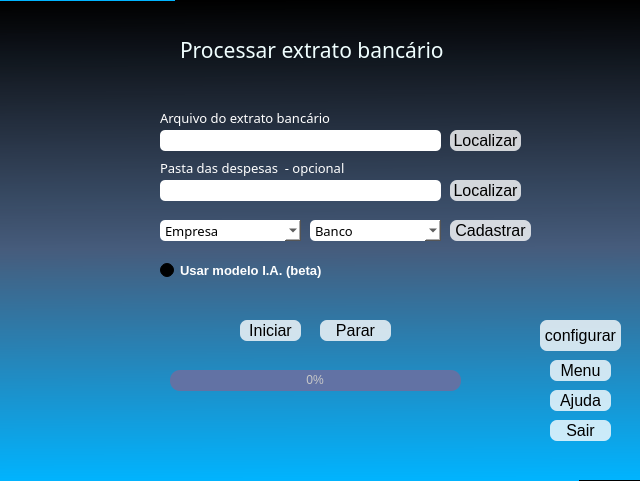
<?xml version="1.0" encoding="UTF-8"?>
<ui version="4.0">
 <class>MainWindow</class>
 <widget class="QMainWindow" name="MainWindow">
  <property name="geometry">
   <rect>
    <x>0</x>
    <y>0</y>
    <width>640</width>
    <height>481</height>
   </rect>
  </property>
  <property name="windowTitle">
   <string>Py Assistant</string>
  </property>
  <property name="styleSheet">
   <string notr="true">background-color: qlineargradient(spread:repeat, x1:0.531, y1:1, x2:0.525584, y2:0, stop:0 rgba(0, 180, 255, 255), stop:0.482955 rgba(70, 92, 124, 255), stop:1 rgba(0, 0, 0, 246));</string>
  </property>
  <widget class="QWidget" name="centralwidget">
   <widget class="QComboBox" name="sel_empresa">
    <property name="geometry">
     <rect>
      <x>160</x>
      <y>220</y>
      <width>141</width>
      <height>21</height>
     </rect>
    </property>
    <property name="font">
     <font>
      <family>Segoe UI Variable Display Semib</family>
      <pointsize>10</pointsize>
      <weight>50</weight>
      <italic>false</italic>
      <bold>false</bold>
     </font>
    </property>
    <property name="layoutDirection">
     <enum>Qt::LeftToRight</enum>
    </property>
    <property name="styleSheet">
     <string notr="true">QListView {
	background-color:white;
}

QComboBox { 
	background-color:white;
    border: 1px ;
    border-radius: 5px;
	selection-background-color: white;
	} 

QComboBox:hover{
	background: #cbe38a;
}
</string>
    </property>
    <item>
     <property name="text">
      <string notr="true">Empresa</string>
     </property>
    </item>
   </widget>
   <widget class="QProgressBar" name="progressBar">
    <property name="geometry">
     <rect>
      <x>170</x>
      <y>370</y>
      <width>291</width>
      <height>21</height>
     </rect>
    </property>
    <property name="styleSheet">
     <string notr="true">QProgressBar {
background-color : rgb(98,114,164);
color: rgb(200, 200,200);
border-style: none;
border-radius : 10px;
text-align:center;
}
QProgressBar::chunk{
border-radius :10px;
background-color: qconicalgradient(cx:1, cy:0, angle:34.3, stop:0 rgba(203, 255, 207, 255), stop:0.517045 rgba(50,150, 50, 255), stop:0.943182 rgba(0, 0, 0, 255));
}

 </string>
    </property>
    <property name="value">
     <number>0</number>
    </property>
    <property name="alignment">
     <set>Qt::AlignCenter</set>
    </property>
   </widget>
   <widget class="QLineEdit" name="line_statement_path">
    <property name="geometry">
     <rect>
      <x>160</x>
      <y>130</y>
      <width>281</width>
      <height>21</height>
     </rect>
    </property>
    <property name="font">
     <font>
      <pointsize>10</pointsize>
     </font>
    </property>
    <property name="layoutDirection">
     <enum>Qt::LeftToRight</enum>
    </property>
    <property name="styleSheet">
     <string notr="true">QLineEdit { 
	background: #ffffff;
       border: 1px ;
       border-radius: 5px;
	} 

QLineEdit:hover{
	background: #cbe38a;
}</string>
    </property>
   </widget>
   <widget class="QLineEdit" name="line_invoices_path">
    <property name="geometry">
     <rect>
      <x>160</x>
      <y>180</y>
      <width>281</width>
      <height>21</height>
     </rect>
    </property>
    <property name="font">
     <font>
      <pointsize>10</pointsize>
     </font>
    </property>
    <property name="layoutDirection">
     <enum>Qt::LeftToRight</enum>
    </property>
    <property name="styleSheet">
     <string notr="true">QLineEdit { 
	background: #ffffff;
       border: 1px ;
       border-radius: 5px;
	} 

QLineEdit:hover{
	background: #cbe38a;
}</string>
    </property>
   </widget>
   <widget class="QLabel" name="label_select_statement">
    <property name="geometry">
     <rect>
      <x>160</x>
      <y>110</y>
      <width>171</width>
      <height>16</height>
     </rect>
    </property>
    <property name="font">
     <font>
      <family>Segoe UI Variable Display Semib</family>
      <pointsize>10</pointsize>
      <weight>50</weight>
      <italic>false</italic>
      <bold>false</bold>
     </font>
    </property>
    <property name="layoutDirection">
     <enum>Qt::LeftToRight</enum>
    </property>
    <property name="styleSheet">
     <string notr="true">background-color: qradialgradient(spread:pad, cx:0.5, cy:0.5, radius:0.5, fx:0.5, fy:0.5, stop:1 rgba(0, 0, 0, 0));
color: rgb(255, 255, 255);</string>
    </property>
    <property name="text">
     <string>Arquivo do extrato bancário</string>
    </property>
   </widget>
   <widget class="QLabel" name="label_select_invoices">
    <property name="geometry">
     <rect>
      <x>160</x>
      <y>160</y>
      <width>211</width>
      <height>16</height>
     </rect>
    </property>
    <property name="font">
     <font>
      <family>Segoe UI Variable Display Semib</family>
      <pointsize>10</pointsize>
      <weight>50</weight>
      <italic>false</italic>
      <bold>false</bold>
     </font>
    </property>
    <property name="layoutDirection">
     <enum>Qt::LeftToRight</enum>
    </property>
    <property name="styleSheet">
     <string notr="true">background-color: qradialgradient(spread:pad, cx:0.5, cy:0.5, radius:0.5, fx:0.5, fy:0.5, stop:1 rgba(0, 0, 0, 0));
color: rgb(255, 255, 255);</string>
    </property>
    <property name="text">
     <string>Pasta das despesas  - opcional</string>
    </property>
   </widget>
   <widget class="QPushButton" name="pbajuda">
    <property name="geometry">
     <rect>
      <x>550</x>
      <y>390</y>
      <width>61</width>
      <height>21</height>
     </rect>
    </property>
    <property name="styleSheet">
     <string notr="true">QPushButton {
background-color: rgba(255,255,255,200);    
color: rgb(0, 0, 0); 
font: 12pt;
font-family: &quot;Microsoft Sans Serif&quot;;
font-weight: 400;
border-radius: 7px;
}
QPushButton:hover{ 
background-color:rgba(255,255,255,255);
}</string>
    </property>
    <property name="text">
     <string>Ajuda</string>
    </property>
   </widget>
   <widget class="QComboBox" name="sel_banco">
    <property name="geometry">
     <rect>
      <x>310</x>
      <y>220</y>
      <width>131</width>
      <height>21</height>
     </rect>
    </property>
    <property name="font">
     <font>
      <family>Segoe UI Variable Display Semib</family>
      <pointsize>10</pointsize>
      <weight>50</weight>
      <italic>false</italic>
      <bold>false</bold>
     </font>
    </property>
    <property name="layoutDirection">
     <enum>Qt::LeftToRight</enum>
    </property>
    <property name="styleSheet">
     <string notr="true">QListView {
	background-color:white;
}

QComboBox { 
	background-color:white;
    border: 1px ;
    border-radius: 5px;
	selection-background-color: white;
	} 

QComboBox:hover{
	background: #cbe38a;
}
</string>
    </property>
    <item>
     <property name="text">
      <string notr="true">Banco</string>
     </property>
    </item>
   </widget>
   <widget class="QPushButton" name="pbprocessar">
    <property name="geometry">
     <rect>
      <x>240</x>
      <y>320</y>
      <width>61</width>
      <height>21</height>
     </rect>
    </property>
    <property name="font">
     <font>
      <family>Microsoft Sans Serif</family>
      <pointsize>12</pointsize>
      <weight>50</weight>
      <italic>false</italic>
      <bold>false</bold>
     </font>
    </property>
    <property name="layoutDirection">
     <enum>Qt::LeftToRight</enum>
    </property>
    <property name="styleSheet">
     <string notr="true">QPushButton {
background-color: rgba(255,255,255,200);    
color: rgb(0, 0, 0); 
font: 12pt;
font-family: &quot;Microsoft Sans Serif&quot;;
font-weight: 400;
border-radius: 7px;
}
QPushButton:hover{ 
background-color:rgba(255,255,255,255);
}</string>
    </property>
    <property name="text">
     <string>Iniciar</string>
    </property>
   </widget>
   <widget class="QPushButton" name="pbcancelar">
    <property name="geometry">
     <rect>
      <x>320</x>
      <y>320</y>
      <width>71</width>
      <height>21</height>
     </rect>
    </property>
    <property name="font">
     <font>
      <family>Microsoft Sans Serif</family>
      <pointsize>12</pointsize>
      <weight>50</weight>
      <italic>false</italic>
      <bold>false</bold>
     </font>
    </property>
    <property name="layoutDirection">
     <enum>Qt::LeftToRight</enum>
    </property>
    <property name="styleSheet">
     <string notr="true">QPushButton {
background-color: rgba(255,255,255,200);    
color: rgb(0, 0, 0); 
font: 12pt;
font-family: &quot;Microsoft Sans Serif&quot;;
font-weight: 400;
border-radius: 7px;
}
QPushButton:hover{ 
background-color:rgba(255,255,255,255);
}</string>
    </property>
    <property name="text">
     <string>Parar</string>
    </property>
   </widget>
   <widget class="QPushButton" name="pushButton">
    <property name="geometry">
     <rect>
      <x>450</x>
      <y>130</y>
      <width>71</width>
      <height>21</height>
     </rect>
    </property>
    <property name="styleSheet">
     <string notr="true">QPushButton {
background-color: rgba(255,255,255,200);    
color: rgb(0, 0, 0); 
font: 12pt;
font-family: &quot;Microsoft Sans Serif&quot;;
font-weight: 400;
border-radius: 7px;
}
QPushButton:hover{ 
background-color:rgba(255,255,255,255);
}</string>
    </property>
    <property name="text">
     <string>Localizar</string>
    </property>
   </widget>
   <widget class="QPushButton" name="pushButton_2">
    <property name="geometry">
     <rect>
      <x>450</x>
      <y>180</y>
      <width>71</width>
      <height>21</height>
     </rect>
    </property>
    <property name="styleSheet">
     <string notr="true">QPushButton {
background-color: rgba(255,255,255,200);    
color: rgb(0, 0, 0); 
font: 12pt;
font-family: &quot;Microsoft Sans Serif&quot;;
font-weight: 400;
border-radius: 7px;
}
QPushButton:hover{ 
background-color:rgba(255,255,255,255);
}</string>
    </property>
    <property name="text">
     <string>Localizar</string>
    </property>
   </widget>
   <widget class="QPushButton" name="button_menu">
    <property name="geometry">
     <rect>
      <x>550</x>
      <y>360</y>
      <width>61</width>
      <height>21</height>
     </rect>
    </property>
    <property name="styleSheet">
     <string notr="true">QPushButton {
background-color: rgba(255,255,255,200);    
color: rgb(0, 0, 0); 
font: 12pt;
font-family: &quot;Microsoft Sans Serif&quot;;
font-weight: 400;
border-radius: 7px;
}
QPushButton:hover{ 
background-color:rgba(255,255,255,255);
}</string>
    </property>
    <property name="text">
     <string>Menu</string>
    </property>
   </widget>
   <widget class="QPushButton" name="button_quit">
    <property name="geometry">
     <rect>
      <x>550</x>
      <y>420</y>
      <width>61</width>
      <height>21</height>
     </rect>
    </property>
    <property name="font">
     <font>
      <family>Microsoft Sans Serif</family>
      <pointsize>12</pointsize>
      <weight>50</weight>
      <italic>false</italic>
      <bold>false</bold>
     </font>
    </property>
    <property name="styleSheet">
     <string notr="true">QPushButton {
background-color: rgba(255,255,255,200);    
color: rgb(0, 0, 0); 
font: 12pt;
font-family: &quot;Microsoft Sans Serif&quot;;
font-weight: 400;
border-radius: 7px;
}
QPushButton:hover{ 
background-color:rgba(255,255,255,255);
}</string>
    </property>
    <property name="text">
     <string>Sair</string>
    </property>
   </widget>
   <widget class="QLabel" name="mainwindow_label_2">
    <property name="geometry">
     <rect>
      <x>180</x>
      <y>30</y>
      <width>291</width>
      <height>41</height>
     </rect>
    </property>
    <property name="font">
     <font>
      <family>Berlin Sans FB</family>
      <pointsize>50</pointsize>
     </font>
    </property>
    <property name="styleSheet">
     <string notr="true">background-color: qradialgradient(spread:pad, cx:0.5, cy:0.5, radius:0.5, fx:0.5, fy:0.5, stop:1 rgba(0, 0, 0, 0));
color: rgb(240, 255, 255);
font-size: 36,</string>
    </property>
    <property name="text">
     <string>&lt;html&gt;&lt;head/&gt;&lt;body&gt;&lt;p&gt;&lt;span style=&quot; font-size:16pt;&quot;&gt;Processar extrato bancário&lt;/span&gt;&lt;/p&gt;&lt;/body&gt;&lt;/html&gt;</string>
    </property>
   </widget>
   <widget class="QLabel" name="textEdit">
    <property name="geometry">
     <rect>
      <x>170</x>
      <y>380</y>
      <width>341</width>
      <height>61</height>
     </rect>
    </property>
    <property name="font">
     <font>
      <family>Microsoft Sans Serif</family>
      <pointsize>11</pointsize>
     </font>
    </property>
    <property name="styleSheet">
     <string notr="true">background-color: rgba(0, 0, 0, 0);
border-radius: 7px;
color: white;</string>
    </property>
    <property name="text">
     <string/>
    </property>
   </widget>
   <widget class="QPushButton" name="pbprocessar_2">
    <property name="geometry">
     <rect>
      <x>450</x>
      <y>220</y>
      <width>81</width>
      <height>21</height>
     </rect>
    </property>
    <property name="font">
     <font>
      <family>Microsoft Sans Serif</family>
      <pointsize>12</pointsize>
      <weight>50</weight>
      <italic>false</italic>
      <bold>false</bold>
     </font>
    </property>
    <property name="layoutDirection">
     <enum>Qt::LeftToRight</enum>
    </property>
    <property name="styleSheet">
     <string notr="true">QPushButton {
background-color: rgba(255,255,255,200);    
color: rgb(0, 0, 0); 
font: 12pt;
font-family: &quot;Microsoft Sans Serif&quot;;
font-weight: 400;
border-radius: 7px;
}
QPushButton:hover{ 
background-color:rgba(255,255,255,255);
}</string>
    </property>
    <property name="text">
     <string>Cadastrar</string>
    </property>
   </widget>
   <widget class="QPushButton" name="button_settings">
    <property name="geometry">
     <rect>
      <x>540</x>
      <y>320</y>
      <width>81</width>
      <height>31</height>
     </rect>
    </property>
    <property name="styleSheet">
     <string notr="true">QPushButton {
background-color: rgba(255,255,255,200);    
color: rgb(0, 0, 0); 
font: 12pt;
font-family: &quot;Microsoft Sans Serif&quot;;
font-weight: 400;
border-radius: 7px;
}
QPushButton:hover{ 
background-color:rgba(255,255,255,255);
}</string>
    </property>
    <property name="text">
     <string>configurar</string>
    </property>
   </widget>
   <widget class="QRadioButton" name="ai_option">
    <property name="geometry">
     <rect>
      <x>160</x>
      <y>260</y>
      <width>211</width>
      <height>21</height>
     </rect>
    </property>
    <property name="font">
     <font>
      <pointsize>10</pointsize>
      <weight>75</weight>
      <bold>true</bold>
     </font>
    </property>
    <property name="styleSheet">
     <string notr="true">background-color: qradialgradient(spread:pad, cx:0.5, cy:0.5, radius:0.5, fx:0.5, fy:0.5, stop:1 rgba(0, 0, 0, 0));
color: rgb(255, 255, 255);</string>
    </property>
    <property name="text">
     <string>Usar modelo I.A. (beta)</string>
    </property>
   </widget>
  </widget>
 </widget>
 <resources/>
 <connections/>
</ui>
